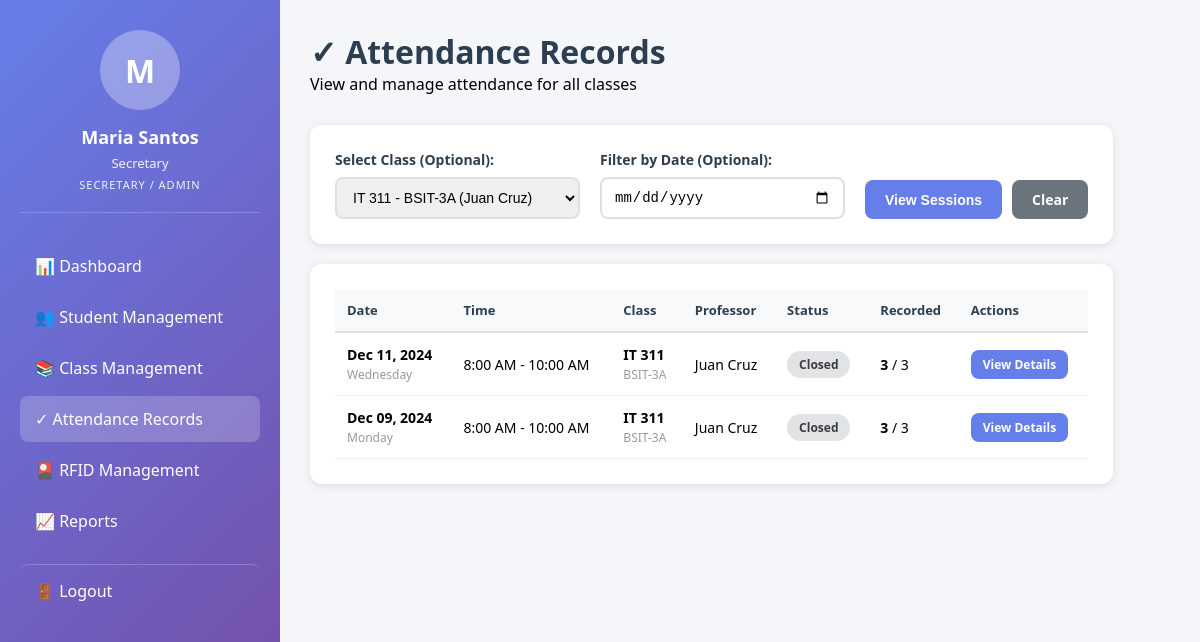
Screenshot of /secretary_attendance.php?class_id=1 (signed in) with the database file from the repository.
### tables this page shows
CREATE TABLE attendance_sessions (
    session_id INT AUTO_INCREMENT PRIMARY KEY,
    class_id INT NOT NULL,
    schedule_id INT NOT NULL,
    session_date DATE NOT NULL,
    start_time TIME NOT NULL,
    end_time TIME NOT NULL,
    status ENUM('scheduled', 'open', 'closed', 'cancelled') DEFAULT 'scheduled',
    opened_at TIMESTAMP NULL,
    closed_at TIMESTAMP NULL,
    cancelled_by INT NULL,
    cancelled_at TIMESTAMP NULL,
    created_at TIMESTAMP DEFAULT CURRENT_TIMESTAMP,
    FOREIGN KEY (class_id) REFERENCES classes(class_id) ON DELETE CASCADE,
    FOREIGN KEY (schedule_id) REFERENCES class_schedules(schedule_id) ON DELETE CASCADE,
    FOREIGN KEY (cancelled_by) REFERENCES users(user_id) ON DELETE SET NULL,
    UNIQUE KEY unique_session (class_id, session_date, start_time),
    INDEX idx_session_date (session_date),
    INDEX idx_status (status)
);

CREATE TABLE courses (
    course_id INT AUTO_INCREMENT PRIMARY KEY,
    course_code VARCHAR(20) UNIQUE NOT NULL,
    course_name VARCHAR(100) NOT NULL,
    course_description TEXT,
    units DECIMAL(2,1) NOT NULL,
    INDEX idx_course_code (course_code)
);

CREATE TABLE classes (
    class_id INT AUTO_INCREMENT PRIMARY KEY,
    course_id INT NOT NULL,
    professor_id INT NOT NULL,
    section VARCHAR(20) NOT NULL,
    school_year VARCHAR(9) NOT NULL,
    semester ENUM('1', '2', 'Summer') NOT NULL,
    room VARCHAR(20),
    status ENUM('active', 'inactive') DEFAULT 'active',
    created_at TIMESTAMP DEFAULT CURRENT_TIMESTAMP,
    FOREIGN KEY (course_id) REFERENCES courses(course_id) ON DELETE CASCADE,
    FOREIGN KEY (professor_id) REFERENCES professors(professor_id) ON DELETE CASCADE,
    INDEX idx_school_year_semester (school_year, semester),
    INDEX idx_status (status)
);

### Database.php (called while the page is built, shortened)
<?php
class Database {
    private $host = '127.0.0.1';
    private $db   = 'citcs_attendance';
    private $user = 'root';
    private $pass = '';
    private $charset = 'utf8mb4';
    private $pdo;
    public function __construct() {
        $dsn = "mysql:host={$this->host};dbname={$this->db};charset={$this->charset}";
        $options = [
            PDO::ATTR_ERRMODE            => PDO::ERRMODE_EXCEPTION,
            PDO::ATTR_DEFAULT_FETCH_MODE => PDO::FETCH_ASSOC,
            PDO::ATTR_EMULATE_PREPARES   => false,
        ];
        $this->pdo = new PDO($dsn, $this->user, $this->pass, $options);
    }
    public function query($sql, $params = []) {
        $stmt = $this->pdo->prepare($sql);
        $stmt->execute($params);
        return $stmt;
    }
    public function all($sql, $params = []) {
        return $this->query($sql, $params)->fetchAll();
    }
}
?>

### ClassManager.php (called while the page is built, shortened)
<?php
require_once 'Database.php';
class ClassManager {
    private $db;
    public function __construct() {
        $this->db = new Database();
    }
    public function getClasses($filters = []) {
        $sql = "SELECT c.*, co.course_code, co.course_name, co.units,
                CONCAT(u.first_name, ' ', u.last_name) as professor_name,
                p.employee_number,
                (SELECT COUNT(*) FROM class_enrollments WHERE class_id = c.class_id AND status = 'enrolled') as enrolled_count
                FROM classes c
                JOIN courses co ON c.course_id = co.course_id
                JOIN professors p ON c.professor_id = p.professor_id
                JOIN users u ON p.user_id = u.user_id
                WHERE 1=1";
        $params = [];
        if (!empty($filters['status'])) {
            $sql .= " AND c.status = ?";
            $params[] = $filters['status'];
        }
        $sql .= " ORDER BY co.course_code, c.section";
        return $this->db->all($sql, $params);
    }
}
?>

### secretary_attendance.php (the view, shortened to what this page needs)
<?php
require_once 'Auth.php';
require_once 'ClassManager.php';
require_once 'Attendance.php';
require_once 'Database.php';
$classManager = new ClassManager();
$db = new Database();
$classes = $classManager->getClasses(['status' => 'active']);
$filterClassId = $_GET['class_id'] ?? '';
$filterDate = $_GET['date'] ?? '';
$sessions = [];
if ($filterClassId || !isset($_GET['class_id'])) {
    if (empty($filterClassId)) {
        $sql = "SELECT asess.*,
                c.section, co.course_code, co.course_name,
                CONCAT(u.first_name, ' ', u.last_name) as professor_name,
                (SELECT COUNT(*) FROM attendance_records WHERE session_id = asess.session_id) as recorded_count,
                (SELECT COUNT(*) FROM class_enrollments WHERE class_id = asess.class_id AND status = 'enrolled') as total_students
                FROM attendance_sessions asess
                JOIN classes c ON asess.class_id = c.class_id
                JOIN courses co ON c.course_id = co.course_id
                JOIN professors p ON c.professor_id = p.professor_id
                JOIN users u ON p.user_id = u.user_id
                WHERE asess.session_date >= DATE_SUB(CURDATE(), INTERVAL 30 DAY)";
        $params = [];
        if ($filterDate) {
            $sql .= " AND asess.session_date = ?";
            $params[] = $filterDate;
        }
        $sql .= " ORDER BY asess.session_date DESC, asess.start_time DESC LIMIT 100";
        $sessions = $db->all($sql, $params);
    } else {
        $sql = "SELECT asess.*,
            c.section, co.course_code, co.course_name,
            CONCAT(u.first_name, ' ', u.last_name) as professor_name,
            (SELECT COUNT(*) FROM attendance_records WHERE session_id = asess.session_id) as recorded_count,
            (SELECT COUNT(*) FROM class_enrollments WHERE class_id = asess.class_id AND status = 'enrolled') as total_students
            FROM attendance_sessions asess
            JOIN classes c ON asess.class_id = c.class_id
            JOIN courses co ON c.course_id = co.course_id
            JOIN professors p ON c.professor_id = p.professor_id
            JOIN users u ON p.user_id = u.user_id
            WHERE asess.class_id = ?";
        $params = [$filterClassId];
        $sql .= " ORDER BY asess.session_date DESC, asess.start_time DESC LIMIT 50";
        $sessions = $db->all($sql, $params);
    }
}
$selectedSessionId = $_GET['session_id'] ?? null;
?>
<!DOCTYPE html>
<html lang="en">
<head>
</head>
<body>
    <?php include 'includes/secretary_sidebar.php'; ?>
    <div class="dashboard-container">
        <main class="main-content">
            <?php if (!$selectedSessionId): ?>
                <div class="page-header">
                    <div>
                        <h1>✓ Attendance Records</h1>
                        <p>View and manage attendance for all classes</p>
                    </div>
                </div>
                <div class="filter-section">
                    <form method="GET" action="" class="filter-form">
                        <div class="filter-group">
                            <label for="class_id">Select Class (Optional):</label>
                            <select name="class_id" id="class_id" class="filter-select">
                                <?php foreach ($classes as $class): ?>
                                    <option value="<?php echo $class['class_id']; ?>" <?php echo $filterClassId == $class['class_id'] ? 'selected' : ''; ?>>
                                        <?php echo htmlspecialchars($class['course_code'] . ' - ' . $class['section'] . ' (' . $class['professor_name'] . ')'); ?>
                                    </option>
                                <?php endforeach; ?>
                            </select>
                        </div>
                        <div class="filter-group">
                            <label for="date">Filter by Date (Optional):</label>
                            <input type="date" name="date" id="date" class="filter-input" value="<?php echo htmlspecialchars($filterDate); ?>">
                        </div>
                        <div class="filter-actions">
                            <button type="submit" class="btn btn-primary">View Sessions</button>
                            <a href="secretary_attendance.php" class="btn btn-secondary">Clear</a>
                        </div>
                    </form>
                </div>
                <div class="filter-section">
                    <?php if (empty($sessions)): ?>
                        <div style="text-align: center; padding: 40px; color: #7f8c8d;">
                            <p>No attendance sessions found for the selected filters.</p>
                        </div>
                    <?php else: ?>
                        <div class="table-responsive">
                            <table class="data-table">
                                <thead>
                                    <tr>
                                        <th>Date</th>
                                        <th>Time</th>
                                        <th>Class</th>
                                        <th>Professor</th>
                                        <th>Status</th>
                                        <th>Recorded</th>
                                        <th>Actions</th>
                                    </tr>
                                </thead>
                                <tbody>
                                    <?php foreach ($sessions as $session): ?>
                                        <tr>
                                            <td>
                                                <strong><?php echo date('M d, Y', strtotime($session['session_date'])); ?></strong><br>
                                                <small class="text-muted"><?php echo date('l', strtotime($session['session_date'])); ?></small>
                                            </td>
                                            <td>
                                                <?php echo date('g:i A', strtotime($session['start_time'])); ?> -
                                                <?php echo date('g:i A', strtotime($session['end_time'])); ?>
                                            </td>
                                            <td>
                                                <strong><?php echo htmlspecialchars($session['course_code']); ?></strong><br>
                                                <small class="text-muted"><?php echo htmlspecialchars($session['section']); ?></small>
                                            </td>
                                            <td><?php echo htmlspecialchars($session['professor_name']); ?></td>
                                            <td>
                                                <?php
                                                $statusClass = [
                                                    'scheduled' => 'badge-info',
                                                    'open' => 'badge-success',
                                                    'closed' => 'badge-secondary',
                                                    'cancelled' => 'badge-danger'
                                                ][$session['status']] ?? 'badge-secondary';
                                                ?>
                                                <span class="badge <?php echo $statusClass; ?>">
                                                    <?php echo ucfirst($session['status']); ?>
                                                </span>
                                            </td>
                                            <td>
                                                <strong><?php echo $session['recorded_count']; ?></strong>
                                                / <?php echo $session['total_students']; ?>
                                            </td>
                                            <td>
                                                <a href="secretary_attendance.php?session_id=<?php echo $session['session_id']; ?>"
                                                class="btn btn-sm btn-primary">
                                                    View Details
                                                </a>
                                            </td>
                                        </tr>
                                    <?php endforeach; ?>
                                </tbody>
                            </table>
                        </div>
                    <?php endif; ?>
                </div>
            <?php endif; ?>
        </main>
    </div>
</body>
</html>

### secretary_attendance.php (style rules this page uses)
* { margin: 0; padding: 0; box-sizing: border-box; }
body { font-family: 'Segoe UI', Tahoma, Geneva, Verdana, sans-serif; background: #f5f6fa; }
.dashboard-container { display: flex; }
.page-header { margin-bottom: 30px; display: flex; justify-content: space-between; align-items: center; }
.page-header h1 { font-size: 32px; color: #2c3e50; }
.filter-section { background: white; padding: 25px; border-radius: 12px; box-shadow: 0 2px 10px rgba(0,0,0,0.1); margin-bottom: 20px; }
.filter-form { display: grid; grid-template-columns: 1fr 1fr auto; gap: 20px; align-items: end; }
.filter-group { display: flex; flex-direction: column; }
.filter-group label { font-weight: 600; color: #2c3e50; margin-bottom: 8px; font-size: 14px; }
.filter-select, .filter-input { padding: 10px 12px; border: 2px solid #e0e0e0; border-radius: 8px; font-size: 14px; }
.filter-actions { display: flex; gap: 10px; }
.table-responsive { overflow-x: auto; }
.data-table { width: 100%; border-collapse: collapse; }
.data-table th { background: #f8f9fa; padding: 12px; text-align: left; font-weight: 600; color: #2c3e50; border-bottom: 2px solid #e0e0e0; font-size: 13px; }
.data-table td { padding: 12px; border-bottom: 1px solid #f0f0f0; font-size: 14px; }
.text-muted { color: #999; font-size: 12px; }
.badge { display: inline-block; padding: 5px 12px; border-radius: 20px; font-size: 12px; font-weight: 600; }
.badge-secondary { background: #e2e3e5; color: #383d41; }
.btn { padding: 10px 20px; border: none; border-radius: 8px; cursor: pointer; text-decoration: none; display: inline-block; font-size: 14px; font-weight: 600; transition: all 0.2s; }
.btn-sm { padding: 6px 12px; font-size: 12px; }
.btn-primary { background: #667eea; color: white; }
.btn-secondary { background: #6c757d; color: white; }

### includes/secretary_sidebar.php (style rules this page uses)
.main-content { margin-left: 280px; padding: 30px; min-height: 100vh; }

### rows the page displays
attendance_sessions: session_date "Dec 11, 2024", session_date "Wednesday", start_time "8:00 AM", end_time "10:00 AM", courses.course_code "IT 311", class.section "BSIT-3A", professor_name "Juan Cruz", status "Closed", recorded_count "3", total_students "3"
attendance_sessions: session_date "Dec 09, 2024", session_date "Monday", start_time "8:00 AM", end_time "10:00 AM", courses.course_code "IT 311", class.section "BSIT-3A", professor_name "Juan Cruz", status "Closed", recorded_count "3", total_students "3"

### other values shown
substr($_SESSION['full_name'], 0, 1) "M"
$_SESSION['full_name'] "Maria Santos"
$_SESSION['identifier'] "Secretary"
form field class_id "IT 311 - BSIT-3A (Juan Cruz)"
